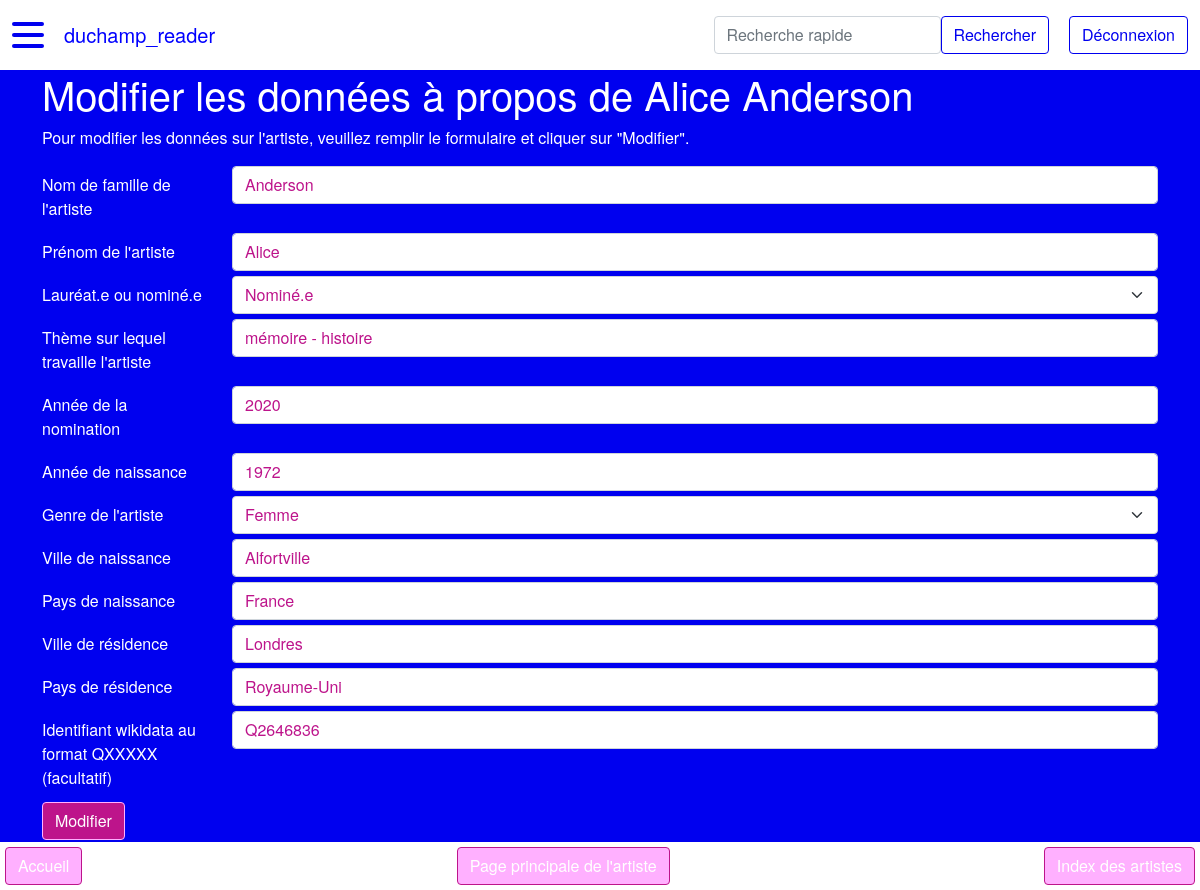
Page /artiste/14/update (signed in) on the earlier database version.
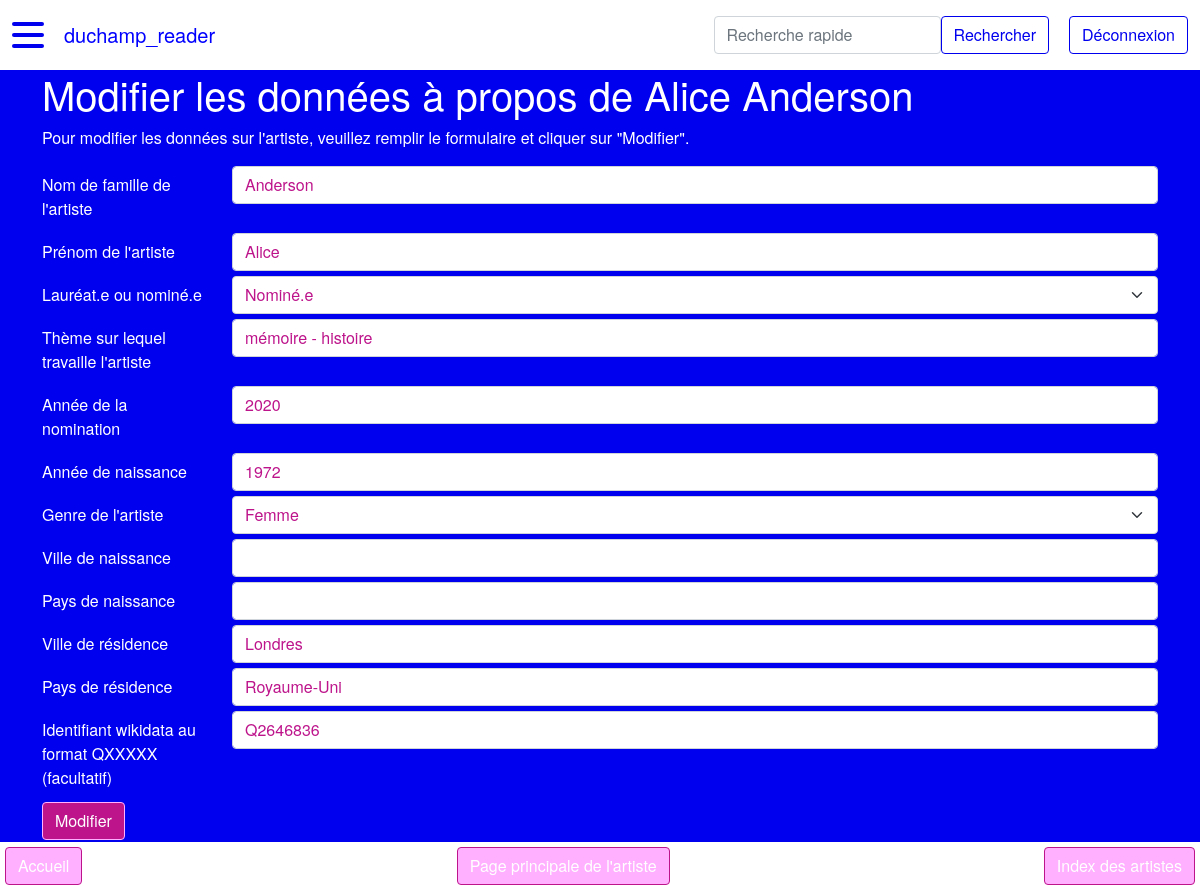
Same page on the later database version.
### duchamp_reader/modeles/classes_generic.py (models this page shows, shortened)
class Ville(db.Model):
    __tablename__ = "ville"
    id = db.Column(db.Integer, unique=True, nullable=False, primary_key=True, autoincrement=True)
    nom = db.Column(db.Text, nullable=False)
    latitude = db.Column(db.Float)  # je mets nullable=True pour que ça fonctionne avec l'ajout d'artiste
    longitude = db.Column(db.Float)  # je mets nullable=True pour que ça fonctionne avec l'ajout d'artiste
    pays = db.Column(db.Text, nullable=False)
    classname = db.Column(db.Text, nullable=False, default="ville")
    authorship = db.relationship("AuthorshipVille", back_populates="ville")
    localisation = db.relationship("RelationLocalisation", back_populates="ville")

### duchamp_reader/routes.py (the view, shortened to what this page needs)
@app.route("/artiste/<int:id_artiste>/update", methods=["GET", "POST"])
def artiste_update(id_artiste):
    if current_user.is_authenticated is False:
        flash("Veuillez vous connecter pour rajouter des données", "error")
        return redirect("/connexion")
    artiste = Artiste.query.get_or_404(id_artiste)  # récupérer l'artiste sur lequel la modification porte
    nomination = Nomination.query.filter(Nomination.id_artiste == id_artiste).first()  # récup la nomination associée
    updated = False
    erreurs = []
    last_artistes, last_nominations, last_galeries, last_villes, last_themes = queries()
    return render_template("pages/artiste_update.html", artiste=artiste, nomination=nomination,
                           erreurs=erreurs, last_nominations=last_nominations, last_artistes=last_artistes,
                           last_galeries=last_galeries, last_themes=last_themes, last_villes=last_villes)

### duchamp_reader/modeles/classes_generic.py (called while the page is built)
    @hybrid.hybrid_property
    def full(self):
        return self.prenom + " " + self.nom

### duchamp_reader/modeles/classes_users.py (called while the page is built)
@login.user_loader # IL Y A UNE ERREUR A CET ENDROIT MAIS FUCK IF I KNOW WHY
def load_user(user_id):
    return User.query.get(int(user_id))

### duchamp_reader/utils/query.py (called while the page is built)
def queries():
        last_artistes = Artiste.query.order_by(Artiste.id.desc()).limit(3).all()
        last_nominations = Nomination.query.join(Artiste, Nomination.id_artiste == Artiste.id)\
                .order_by(Nomination.id.desc()).limit(3).all()
        last_galeries = Galerie.query.order_by(Galerie.id.desc()).limit(3).all()
        last_villes = Ville.query.order_by(Ville.id.desc()).limit(3).all()
        last_themes = Theme.query.order_by(Theme.id.desc()).limit(3).all()
        return last_artistes, last_nominations, last_galeries, last_villes, last_themes

### duchamp_reader/templates/pages/artiste_update.html (shortened to what the changed rows need)
{% extends "conteneur.html" %}
{% block corps %}
    {% if artiste and nomination %}
        <h1>Modifier les données à propos de {{artiste.full}}</h1>
        <p>Pour modifier les données sur l'artiste, veuillez remplir le formulaire et cliquer sur "Modifier".</p>
        <form class="form" method="POST" action="{{ url_for('artiste_update', id_artiste=artiste.id) }}">
            <div class="form-group row">
                <label for="artiste-nom" class="col-sm-2 col-form-label">Nom de famille de l'artiste</label>
                <div class="col-sm-10">
                    <input type="text" class="form-control" id="artiste-nom" name="nom"
                           value="{{ artiste.nom }}"/>
                </div>
            </div>
            <div class="form-group row">
                <label for="artiste-prenom" class="col-sm-2 col-form-label">Prénom de l'artiste</label>
                <div class="col-sm-10">
                    <input type="text" class="form-control" id="artiste-prenom" name="prenom"
                           value="{{ artiste.prenom }}" aria-describedby="help_prenom"/>
                </div>
            </div>
            <div class="form-group row">
                <label for="laureat" class="col-sm-2 col-form-label">Lauréat.e ou nominé.e</label>
                <div class="col-sm-10 dropdown" data-toggle="dropdown" aria-haspopup="true" aria-expanded="false">
                    <select type="text" class="form-select" id="laureat" name="laureat" aria-expanded="false">
                        {% if nomination.laureat == 1 %}
                            <option value=1>Lauréat.e</option>
                            <option value=0>Nominé.e</option>
                        {% else %}
                            <option value=0>Nominé.e</option>
                        {% endif %}
                    </select>
                </div>
            </div>
            <div class="form-group row">
                <label for="theme_nomination" class="col-sm-2 col-form-label">Thème sur lequel travaille l'artiste</label>
                <div class="col-sm-10">
                    <input type="text" class="form-control" id="theme_nomination"
                           name="theme_nomination" value="{{ nomination.theme.nom }}"/>
                </div>
            </div>
            <div class="form-group row">
                <label for="annee-nomination" class="col-sm-2 col-form-label">Année de la nomination</label>
                <div class="col-sm-10">
                    <input type="text" class="form-control" id="annee-nomination"
                           name="annee_nomination" value="{{ nomination.annee }}"/>
                </div>
            </div>
            <div class="form-group row">
                <label for="artiste-annee-naissance" class="col-sm-2 col-form-label">Année de naissance</label>
                <div class="col-sm-10">
                    <input type="text" class="form-control" id="artiste-annee-naissance"
                           name="annee_naissance" value="{{ artiste.annee_naissance }}"/>
                </div>
            </div>
            <div class="form-group row">
                <label for="artiste-genre" class="col-sm-2 col-form-label">Genre de l'artiste</label>
                <div class="col-sm-10 dropdown" data-toggle="dropdown" aria-haspopup="true" aria-expanded="false">
                    <select type="text" class="form-select" id="artiste-genre" name="genre" aria-expanded="false">
                        {% if artiste.genre == "F" %}
                            <option value="F">Femme</option>
                        {% elif artiste.genre == "A" %}
                            <option value="A">Autre / non-binaire</option>
                            <option value="F">Femme</option>
                            <option value="M">Homme</option>
                        {% else %}
                            <option value="M">Homme</option>
                            <option value="F">Femme</option>
                            <option value="A">Autre / non-binaire</option>
                        {% endif %}
                    </select>
                </div>
            </div>
            <div class="form-group row">
                <label for="artiste-ville-naissance" class="col-sm-2 col-form-label">Ville de naissance</label>
                <div class="col-sm-10">
                    <input type="text" class="form-control" id="artiste-ville-naissance"
                           name="ville_naissance" value="{{ artiste.ville_naissance.nom }}"/>
                </div>
            </div>
            <div class="form-group row">
                <label for="artiste-pays-naissance" class="col-sm-2 col-form-label">Pays de naissance</label>
                <div class="col-sm-10">
                    <input type="text" class="form-control" id="artiste-pays-naissance"
                           name="pays_naissance" value="{{ artiste.ville_naissance.pays }}"/>
                </div>
            </div>
            <div class="form-group row">
                <label for="artiste-ville-residence" class="col-sm-2 col-form-label">Ville de résidence</label>
                <div class="col-sm-10">
                    <input type="text" class="form-control" id="artiste-ville-residence"
                           name="ville_residence" value="{{ artiste.ville_residence.nom }}"/>
                </div>
            </div>
            <div class="form-group row">
                <label for="artiste-pays-residence" class="col-sm-2 col-form-label">Pays de résidence</label>
                <div class="col-sm-10">
                    <input type="text" class="form-control" id="artiste-pays-residence"
                           name="pays_residence" value="{{ artiste.ville_residence.pays }}"/>
                </div>
            </div>
            <div class="form-group row">
                <label for="artiste-id-wikidata" class="col-sm-2 col-form-label">Identifiant wikidata au format QXXXXX (facultatif)</label>
                <div class="col-sm-10">
                    <input type="text" class="form-control" id="artiste-id-wikidata"
                           name="id_wikidata"
                           value="{% if artiste.id_wikidata %}{{ artiste.id_wikidata }}{% endif %}"/>
                </div>
            </div>
            <div> <button type="submit" class="btn btn-primary">Modifier</button></div>
        </form>
    {% else %}
        <p>La base de données est en cours de constitution</p>
    {% endif %}
{% endblock %}

Differences in the rows shown:
removed Ville: ville_naissance "Alfortville", pays_naissance "France"
